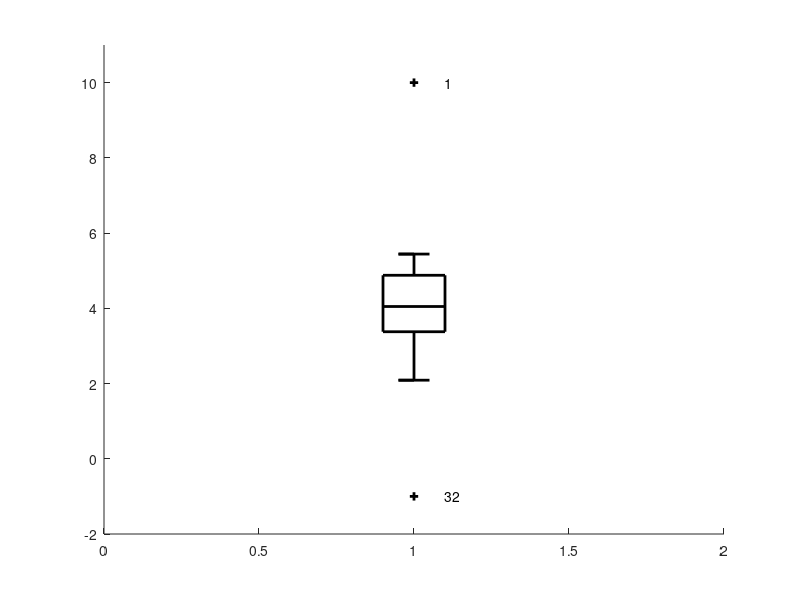

Recreate this plot in MATLAB.
function [h, outlierID] = singlebox(data,boxcolor,sampleno,axhandle)

% FUNCTION:
%   [h, outlierID] = singlebox(data,boxcolor,sampleno,axhandle)
%
% DESCRIPTION:
%   Create a single box-plot, with sample size, and return handles.
%   This enables combination of boxplots with varying sample sizes.
%   Quartiles are determined using Matlab's prctile() function.
%
% INPUT ARGUMENTS:
%   data     = vector of observations
%   boxcolor = color of box (default is black)   
%   sampleno = sample number (optional)
%   axhandle = handle to target axes (default is gca)
%
% OUTPUT ARGUMENTS:
%   h         = row vector of handles to the line objects making up the box, median, lower whisker, upper whisker, and outliers (if any)
%   outlierID = vector of indices into the original data vector, identifying the outliers
%
% Author: D.J. van Gerwen
% Created: 31-Mar-2011


% Process input arguments
if nargin < 4 % No axis handle specified
    axhandle = gca;
end
if nargin < 3 % No sample number specified
    lastsampleno = get(axhandle,'userdata'); % Last sample number is stored in userdata
    if isempty(lastsampleno)
        sampleno = 1;
    else
        sampleno = lastsampleno + 1; % Append
    end
end
if nargin < 2 % No box color specified
    boxcolor = 'k';
end
if nargin < 1 % No data specified: create example
    data = 4 + 1*randn(1,30); % Create some pseudo-random data: mu + sigma*randn
    data = [10 data -1] % Intentionally add some outliers
end

% Specify box parameters (hard coded for now...)
bw = 0.2; % Box width [-]
ww = bw/2; % Whisker width [-]

% Store sample number in axes' userdata property for later reference
set(axhandle,'userdata',sampleno)

% Determine sample size
n = length(data); % Sample size [-]

% Determine quartiles
quartiles = prctile(data,[25 50 75]); % Quartiles, i.e. Q1, Q2 (median), and Q3

% Identify outliers
[data, sortindex] = sort(data,'ascend'); % Sort data in ascending order
IQR = range(quartiles); % Determine inter-quartile range (i.e. Q3-Q1)
upperlim = quartiles(3) + 1.5*IQR; % Upper limit for classifying outliers
lowerlim = quartiles(1) - 1.5*IQR; % Lower limit for classifying outliers
upperwhiskerindex = find( data <= upperlim, 1, 'last' ); % Index of last observation still within 1.5*IQR from Q3 (NOTE: data must be sorted)
lowerwhiskerindex = find( data >= lowerlim, 1, 'first' ); % Index of first observation still within 1.5*IQR from Q1 (NOTE: data must be sorted)
nonoutlierindex = lowerwhiskerindex:upperwhiskerindex; % Indices to all data values that are NOT outliers
outlierindex = setdiff(1:n,nonoutlierindex); % Indices to data values that are outliers
outlierID = sortindex(outlierindex); % Indices into original UNSORTED data vector 

% Create five-point summary of data, i.e. [min Q1 median Q3 max] 
fivepoint = [min(data(nonoutlierindex)) quartiles max(data(nonoutlierindex))]; % Five point summary

% Select axes
axes(axhandle)


% Box
h(1) = line(sampleno+bw/2*[-1 1 1 -1 -1],fivepoint([4 4 2 2 4]),'linestyle','-','color',boxcolor,'linewidth',2);

% Median
h(2) = line(sampleno+bw/2*[-1 1],fivepoint([3 3]),'linestyle','-','color',boxcolor,'linewidth',2);

% Whiskers
h(3) = line(sampleno+ww/2*[0 0 -1 1],fivepoint([2 1 1 1]),'linestyle','-','color',boxcolor,'linewidth',2);
h(4) = line(sampleno+ww/2*[0 0 -1 1],fivepoint([4 5 5 5]),'linestyle','-','color',boxcolor,'linewidth',2);

% Outliers
if ~isempty(outlierindex)
    h(5) = line(sampleno*ones(1,length(outlierindex)),data(outlierindex),'linestyle','none','marker','+','color',boxcolor,'linewidth',2);
    for i = 1:length(outlierindex)
        outliertext{i} = num2str( outlierID(i) );
    end
    text(sampleno*ones(1,length(outlierindex))+0.1,data(outlierindex),outliertext)
end
    
% Update axis limits
axisold = axis; % get axis limits
axis([0 max(sampleno+1,axisold(2)) min(min(data)*1.1,axisold(3)) max(max(data)*1.1,axisold(4)) ]) % Set new axis limits based on old ones and on new data
if exist('axiszero','file')
    axiszero(2) % Set y-axis limits so that zero is included in the interval
end

% Update tick values and tick labels
xtick = 0:max(sampleno+1,axisold(2)); % Define tick labels
if iscell(get(axhandle,'xticklabel')) 
    xticklabel = get(axhandle,'xticklabel'); % obtain list of tick label strings, if these exist
end
%xticklabel{xtick==sampleno} = [num2str(sampleno) ' (n=' num2str(n) ')']; % Add string to list of tick labels (or create list)
%set(gca,'xtick',xtick,'xticklabel',xticklabel) % Update ticks and tick labels